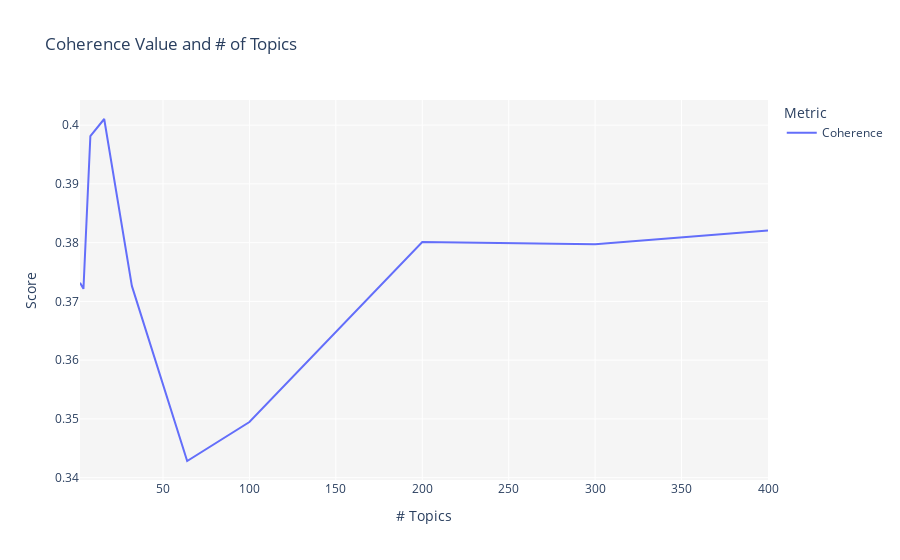

Notebook code for this chart:
### Code cell
# Intrinsic Evaluation using Coherence Value
tuned_unsupervised = tune_model(model = 'lda', multi_core = True)

### Figure 1 — Plotly figure (JSON) as saved in the notebook; plotly's stock layout.template omitted (floating-point values rounded to 4 significant figures)
{"data": [{"hovertemplate": "Metric=Coherence<br># Topics=%{x}<br>Score=%{y}<extra></extra>", "legendgroup": "Coherence", "line": {"color": "#636efa", "dash": "solid", "shape": "linear"}, "marker": {"symbol": "circle"}, "mode": "lines", "name": "Coherence", "orientation": "v", "showlegend": true, "type": "scatter", "x": [2, 4, 8, 16, 32, 64, 100, 200, 300, 400], "xaxis": "x", "y": [0.3732, 0.3721, 0.3981, 0.401, 0.3726, 0.3428, 0.3495, 0.3801, 0.3797, 0.382], "yaxis": "y"}], "layout": {"legend": {"title": {"text": "Metric"}, "tracegroupgap": 0}, "plot_bgcolor": "rgb(245,245,245)", "title": {"text": "Coherence Value and # of Topics"}, "xaxis": {"anchor": "y", "domain": [0, 1], "title": {"text": "# Topics"}}, "yaxis": {"anchor": "x", "domain": [0, 1], "title": {"text": "Score"}}}}
